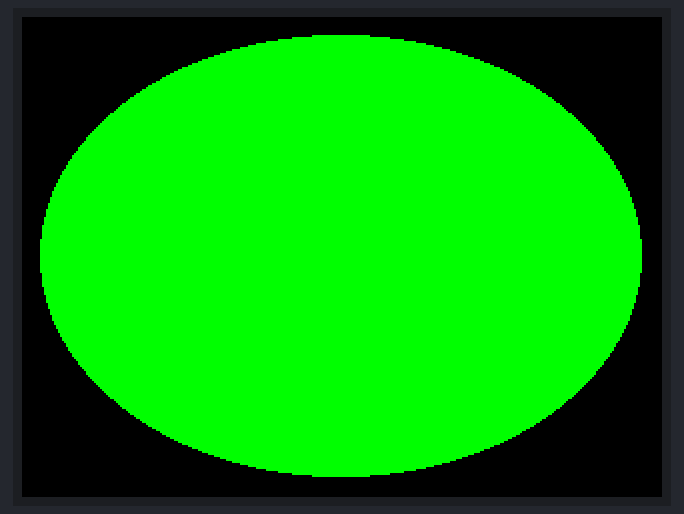
Bench run of a sketch on a simulated ESP32. Parts: 320×240 colour display.

Above: at 0.3 s.

The sketch:

M5_LCD_shape_fillEllipse.ino
```cpp
#include <M5Stack.h>

void setup() {
    M5.begin();
}

void loop() {
    //指定した座標から指定幅と指定高さの楕円を指定色で描画する
    //（X座標、Y座標、横軸半径、縦軸半径、線の色）
    M5.Lcd.fillEllipse(159, 119, 150, 110, GREEN);
}
```
